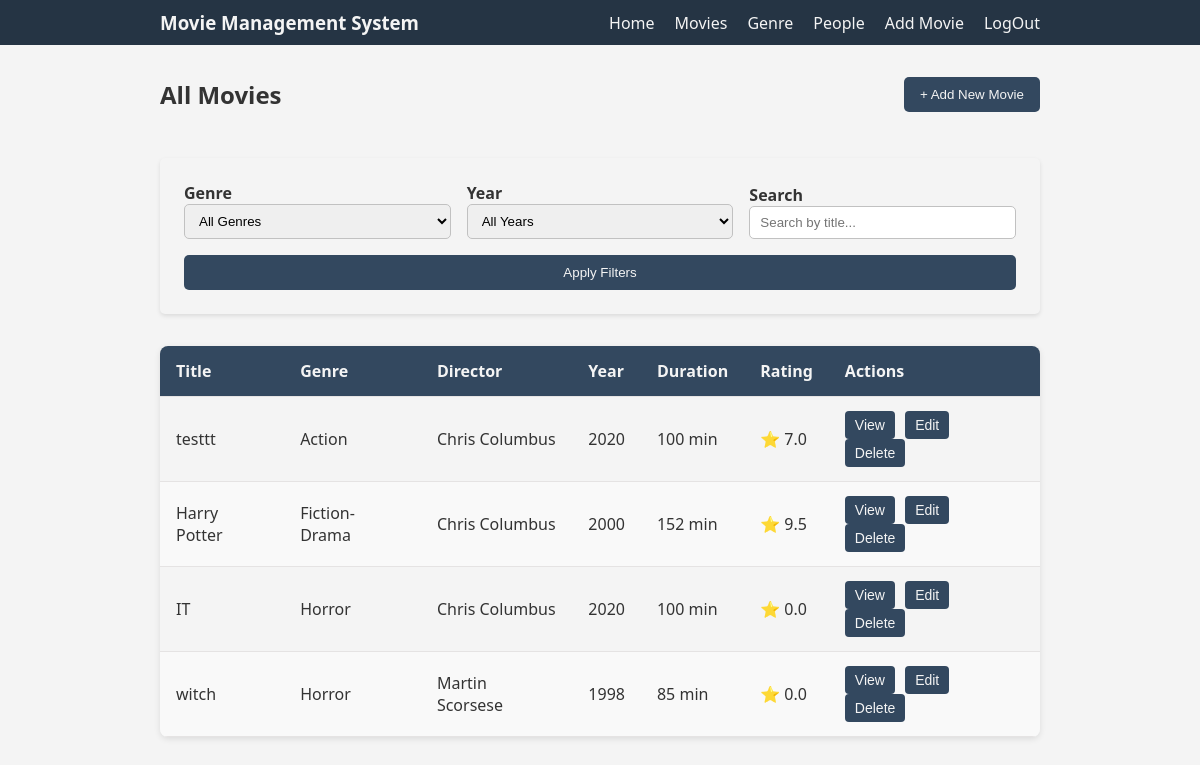
The page /movies/moviepage/ (signed in) on the database its author committed.
### movies/models.py (models this page shows, shortened)
class Movie(models.Model):
    title = models.CharField(max_length=200)
    description = models.TextField(default=None)
    release_year = models.PositiveIntegerField(null=True)
    duration = models.PositiveIntegerField()
    poster = models.ImageField(upload_to='posters/', null=True, blank=True)
    rating = models.FloatField(default=0.0)
    genre = models.ForeignKey(Genre, on_delete=models.SET_NULL, null=True)
    director = models.ForeignKey(Person, on_delete=models.SET_NULL, null=True, limit_choices_to={'role_type': 'director'}, related_name='directed_movies')
    created_at = models.DateTimeField(auto_now_add=True)
    genre = models.ForeignKey(Genre, on_delete=models.CASCADE, related_name='movies')

class Genre(models.Model):
    genre_name = models.CharField(max_length=50, unique=True)

class Person(models.Model):
    class Role(models.TextChoices):
        ACTOR = 'actor', 'Actor'
        DIRECTOR = 'director', 'Director'
        WRITER = 'writer', 'Writer'
    person_name = models.CharField(max_length=100)
    role_type = models.CharField(max_length=10, choices=Role.choices)
    bio = models.TextField(null=True, blank=True)
    birth_date = models.DateField(null=True, blank=True)
    profile_photo = models.ImageField(upload_to='posters/', blank=True, null=True)

### movies/views.py (the view)
# urls.py: path('moviepage/', views.MoviePageView.as_view(), name='movie'),
class MoviePageView(UserAccessMixin, ListView):
    model = Movie
    template_name = 'movies/movie.html'
    context_object_name = 'movies'
    def get_context_data(self, **kwargs):
        context = super().get_context_data(**kwargs)
        context['genres'] = Genre.objects.all()
        context['years'] = Movie.objects.values_list('release_year', flat=True).distinct().order_by('-release_year')
        return context
    def get_queryset(self):
        queryset = super().get_queryset()
        print("movie list printing..")
        genres_list = self.request.GET.getlist('genres')
        print(f"genre: {genres_list}") ##
        selected_year = self.request.GET.get('year')
        print(f"selected_year: {selected_year}") ##
        search_query = self.request.GET.get('search_movie')
        print(f"search_query: {search_query}") ##
        if genres_list and 'all' not in [g.lower() for g in genres_list]:
            print("filter with genre block..")
            queryset = queryset.filter(genre__genre_name__in=genres_list)
        if selected_year and selected_year != "all":
            print("filter with year block..")
            queryset = queryset.filter(release_year=selected_year)
        if search_query:
            print("filter with search-query block..")
            queryset = queryset.filter(title__icontains=search_query)
        return queryset

### movies/templates/movies/movie.html (shortened to what this page needs)
{% extends "movies/base.html" %}
{% block content %}
<div class="movie-container">
    <div class="movie-header">
        <h2>All Movies</h2>
        {% if user.user_role == 'admin' %}
            <a class="nav-link" href="{% url 'movies:addmovie' %}"><button>+ Add New Movie</button></a>
        {% endif %}
    </div>
    <br>
    <div class="filter-container">
        <form class="filter-movie" method="get" action="{% url 'movies:movie' %}" role="search">
            <div class="filter-grp">
                <label for="genre" id="form-label">Genre</label>
                <select name="genres" id="genres" class="form-select">
                    <option value="all">All Genres</option>
                </select>
            </div>
            <div class="filter-grp">
                <label for="years_list">Year</label>
                <select name="year">
                    <option value="all">All Years</option>
                </select>
            </div>
            <div class="filter-grp">
                <label for="search_movie">Search</label>
                <input type="search" name="search_movie" value="{{ request.GET.search_movie|default:'' }}" placeholder="Search by title..."/>
            </div>
            <button class="filter-grp" type="submit">Apply Filters</button>
        </form>
    </div>
    <div class="movies-section">
        <table>
            <thead>
                <tr>
                    <th>Title</th>
                    <th>Genre</th>
                    <th>Director</th>
                    <th>Year</th>
                    <th>Duration</th>
                    <th>Rating</th>
                    <th>Actions</th>
                </tr>
            </thead>
            <tbody>
                {% for movie in movies %}
                <tr>
                    <td>{{ movie.title }}</td>
                    <td>{{ movie.genre.genre_name }}</td>
                    <td>{{ movie.director.person_name }}</td>
                    <td>{{ movie.release_year }}</td>
                    <td>{{ movie.duration }} min</td>
                    <td>
                        <span>
                            <p> ⭐ {{ movie.rating }}</p>
                        </span>
                    </td>
                    <td>
                        <button><a href="{% url 'movies:movieDetail' movie.id %}">View</a></button>
                        {% if user.user_role == 'admin' %}
                            <button><a href="{% url 'movies:editmovie' movie.id %}">Edit</a></button>
                            <button><a href="{% url 'movies:deletemovie' pk=movie.id %}">Delete</a></button>
                        {% endif %}
                    </td>
                </tr>
                {% empty %}
                <p>No Movie found.</p>
                {% endfor %}
            </tbody>
        </table>
    </div>
</div>
{% endblock content %}

### movies/static/movies/css/style.css (style rules this page uses)
:root { --bg: #e5e3e3; --text: #333; --bg2: #33485f; --nav-bg: #253444; --nav-text: #f4f4f4; --card: #f4f4f4; --search-btn: #438ddd; --hover-search: #3973b1; --movie-poster: #c1c1c1; --white: #f9f9f9; --small-txt: #454545; --hover-table: #eaeaea; }
* { margin: 0; padding: 0; box-sizing: border-box; }
body { font-family: "Segoe UI", Arial, sans-serif; background-color: var(--card); color: var(--text); margin: 0; width: 100vw; min-height: 100vh; box-sizing: border-box; }
a { text-decoration: none; color: var(--text); }
.filter-container { background-color: var(--card); box-shadow: 0 2px 4px rgba(0, 0, 0, 0.1); padding: 1.5rem; margin-bottom: 2rem; border-radius: 5px; }
.filter-movie, .filter-person { display: flex; flex-wrap: wrap; gap: 1rem; align-items: flex-end; }
.filter-grp { flex: 1; min-width: 200px; }
.filter-grp select, .filter-grp input { width: 100%; }
.filter-container label { font-weight: 600; }
.filter-grp select, .filter-grp input { padding: 8px 10px; border: 1px solid var(--movie-poster); border-radius: 5px; }
.filter-movie button, .filter-person button, .genre-header button, .movie-header button, .people-header button { background-color: var(--bg2); color: var(--nav-text); padding: 10px 16px; border: none; border-radius: 5px; cursor: pointer; }
.movie-container, .people-container { padding: 2rem 10rem; }
.movies-section table { width: 100%; border-collapse: collapse; background-color: var(--card); box-shadow: 0 2px 6px rgba(0,0,0,0.1); border-radius: 8px; overflow: hidden; }
.movies-section thead { background-color: var(--bg2); color: var(--nav-text); text-align: left; }
.movies-section th, .movies-section td { padding: 14px 16px; border-bottom: 1px solid var(--bg); }
.movies-section tbody tr:nth-child(even) { background-color: var(--white); }
.movies-section button, .action-btn button, .cast-list-view button, .lang-list-view button { background-color: var(--bg2); color: var(--nav-text); border: none; border-radius: 4px; padding: 6px 10px; margin-right: 6px; cursor: pointer; font-size: 14px; }
.movies-section button a, .action-btn button { color: var(--nav-text); }
.genre-header, .movie-header, .people-header { display: flex; justify-content: space-between; align-items: center; margin-bottom: 1.5rem; flex-wrap: wrap; }

### rows shown on the page
Movie: title "testtt", genre.genre_name "Action", director.person_name "Chris Columbus", release_year "2020", duration "100", rating "7.0"
Movie: title "Harry Potter", genre.genre_name "Fiction-Drama", director.person_name "Chris Columbus", release_year "2000", duration "152", rating "9.5"
Movie: title "IT", genre.genre_name "Horror", director.person_name "Chris Columbus", release_year "2020", duration "100", rating "0.0"
Movie: title "witch", genre.genre_name "Horror", director.person_name "Martin Scorsese", release_year "1998", duration "85", rating "0.0"
